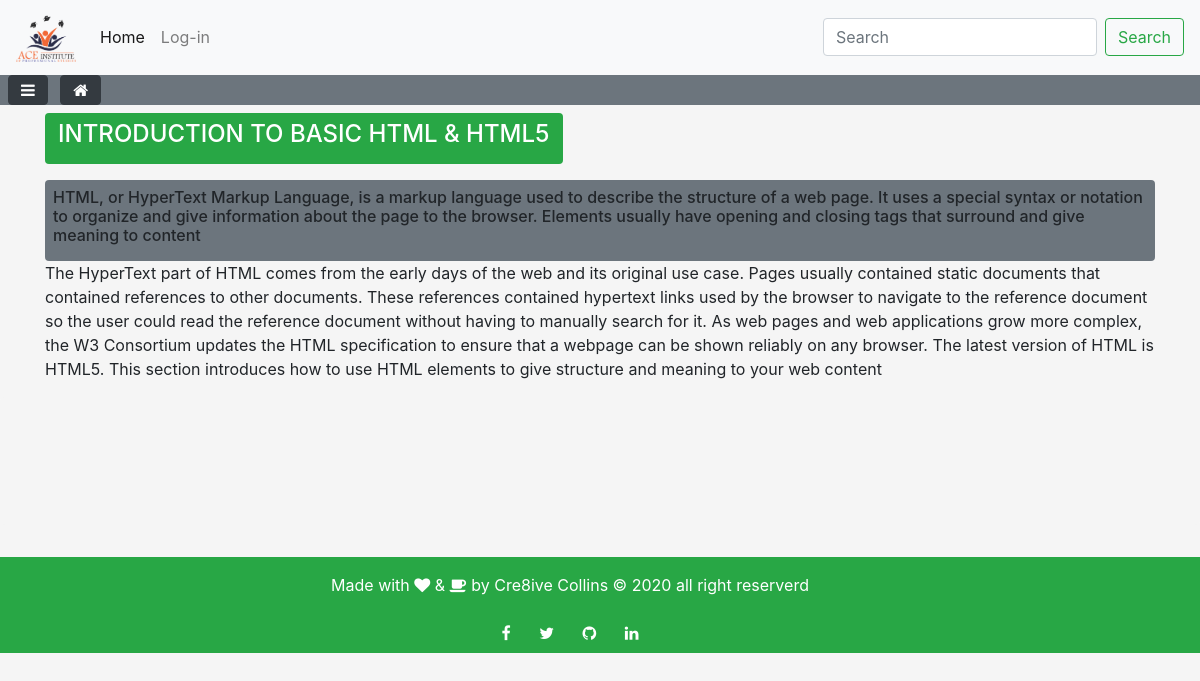
The app's page /studycenter/HTML/1 with its own data.
### package/dbmodels.py (models this page shows, shortened)
class Post(db.Model):
    id = db.Column(db.Integer, primary_key = True)
    title = db.Column(db.Text, nullable = False)
    description = db.Column(db.Text, nullable = False)
    body = db.Column(db.Text, nullable = False)
    subject = db.Column(db.Integer, db.ForeignKey('path.id'), nullable=False)
    creator = db.Column(db.Integer, db.ForeignKey('admin.id'), nullable=False)
    track = db.Column(db.Integer, db.ForeignKey('tracks.id'))
    image = db.Column(db.String)
    video = db.Column(db.String)

### package/routes.py (the view)
@app.route('/studycenter/<title>/<id>')
def studycenter(title, id = 1):
    post = Post.query.filter_by(subject = title).all()
    if id == "all":
        if post == []:
            return "ERROR"
        return render_template ('all.html', post = post)
    else:
        current_post = Post.query.get_or_404(id)
        return render_template ('studycenter.html', post = post, current_post = current_post)

### package/templates/studycenter.html (shortened to what this page needs)
{% extends "layout.html" %}
{% block content %}
<div class="bg-secondary sticky-top">
	<i class="fa fa-navicon btn btn-dark ml-2" id="ham"></i>
	 <a href="{{ url_for('home') }}""><i class="fa fa-home btn btn-dark ml-2"></i></a>
</div>
<div class="container">
<div class="row">
	{% set title = post[0].subject %}
<div class="col-sm-12">
	<div class="bg-success btn mt-2 text-white mb-2"><h4>{{ current_post.title.upper() }}</h4></div>
	<div class="bg-secondary mt-2 p-2 rounded"><h6>{{ current_post.description }}</h6></div>
	<p>{{ current_post.body }}</p>
</div>
</div>
</div>
{% endblock %}

### package/static/css/main.css (style rules this page uses)
body { background-color: whitesmoke; max-width: 100%; overflow-x: hidden; }
a { color: inherit; text-decoration: none; }

### records on screen
Post: title "INTRODUCTION TO BASIC HTML & HTML5", description "HTML, or HyperText Markup Language, is a markup language used to describe the structure of a web page. It uses a special syntax or notation to organize and give information about the page to the browser. Elements usually have opening and closing tags that surround and give meaning to content", body "The HyperText part of HTML comes from the early days of the web and its original use case. Pages usually contained static documents that contained references to other documents. These references contained hypertext links used by the browser to navigate to the reference document so the user could read the reference document without having to manually search for it. As web pages and web applications grow more complex, the W3 Consortium updates the HTML specification to ensure that a webpage can be shown reliably on any browser. The latest version of HTML is HTML5. This section introduces how to use HTML elements to give structure and meaning to your web content"
